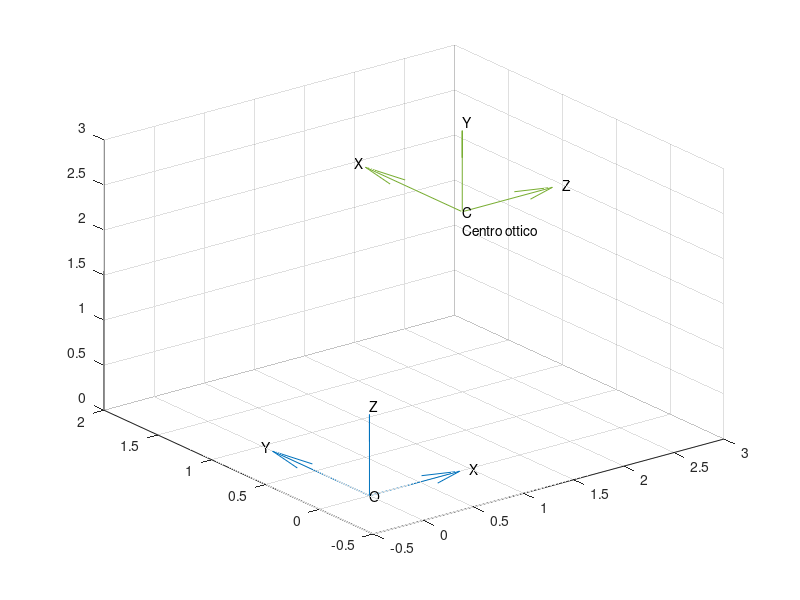

Write the MATLAB code that produced this figure.
clc, clear all;
%% creazione sistemi di riferimento
O = [0;0;0] 
C = [2;1;2]
quiver3(O,O,O,[1;0;0],[0;1;0],[0;0;1])
hold on
quiver3([C(1);C(1);C(1)],[C(2);C(2);C(2)],[C(3);C(3);C(3)],[0;1;0],[0;0;1],[1;0;0])

text(O(1),O(2),O(3),'O')
text(O(1),O(2)+1,O(3),'Y')
text(O(1)+1,O(2),O(3),'X')
text(O(1),O(2),O(3)+1,'Z')

text(C(1),C(2),C(3),'C')
text(C(1),C(2)+1,C(3),'X')
text(C(1)+1,C(2),C(3),'Z')
text(C(1),C(2),C(3)+1,'Y')
text(C(1),C(2),C(3)-0.2,'Centro ottico')
%%


